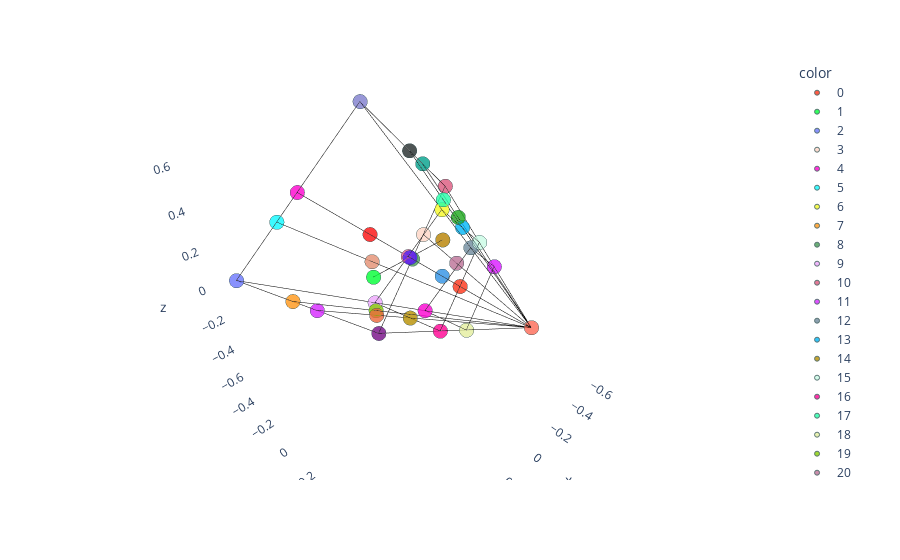

Notebook source saved alongside this figure:
### Code cell
import plotly.express as px
from sklearn.decomposition import PCA
import plotly.graph_objects as go

def visualize_ground_truth_simplex_3d(beliefs, belief_labels, pca):
    beliefs_pca = pca.transform(beliefs)
    
    # Enhanced color and marker options
    colors = px.colors.qualitative.Light24 + px.colors.qualitative.Dark24 + px.colors.qualitative.Plotly
    fig = px.scatter_3d(
        x=beliefs_pca[:, 0], 
        y=beliefs_pca[:, 1], 
        z=beliefs_pca[:, 2],
        color=[str(i) for i in belief_labels],
        color_discrete_sequence=colors,
        opacity=0.8  # Adjust opacity
    )

    points_to_connect = [[2,31], [31, 10], [10, 21], [21, 2], [2, 22], [31, 22], [10, 22], [21, 22],
                         [35, 18], [18, 28], [28, 12], [12, 35],
                         [9, 16], [16, 15], [15, 6], [6,9],
                         [11, 22], [4,22], [29, 22], [8, 22],
                         [1, 30],
                         [7,22], [3, 22], [34, 22], [5, 22]]


    def make_plots_connecting_points(p1, p2):
        fig.add_trace(
            go.Scatter3d(
                x=[beliefs_pca[p1, 0], beliefs_pca[p2, 0]],
                y=[beliefs_pca[p1, 1], beliefs_pca[p2, 1]],
                z=[beliefs_pca[p1, 2], beliefs_pca[p2, 2]],
                mode='lines',
                line=dict(color='black', width=1)
            )
        )
    
    # Adding a line between point 2 and point 31
    for p1, p2 in points_to_connect:
        make_plots_connecting_points(p1, p2)
    
    # Adjusting marker properties and adding projections
    fig.update_traces(
        marker=dict(size=5, line=dict(width=1, color='DarkSlateGrey')),
        projection=dict(y=dict(show=False, opacity=0.5, scale=0.5),
                        x=dict(show=False, opacity=0.5, scale=0.5),
                        z=dict(show=False, opacity=0.5, scale=0.5))
    )
    fig.update_layout(scene=dict(
        xaxis=dict(backgroundcolor='rgb(255, 255, 255)'),
        yaxis=dict(backgroundcolor='rgb(255, 255, 255)'),
        zaxis=dict(backgroundcolor='rgb(255, 255, 255)'),
        camera=dict(
            eye=dict(x=1, y=1, z=1)
        )
    ))
    fig.show()

# Example usage
vis_pca = run_visualization_pca(list(msp_belief_index.keys()))
visualize_ground_truth_simplex_3d(list(msp_belief_index.keys()),
                                  list(msp_belief_index.values()),
                                  vis_pca)

### Figure 1 — Plotly figure (JSON) as saved in the notebook; plotly's stock layout.template omitted (floating-point values rounded to 4 significant figures)
{"data": [{"hovertemplate": "color=0<br>x=%{x}<br>y=%{y}<br>z=%{z}<extra></extra>", "legendgroup": "0", "marker": {"color": "#FD3216", "line": {"color": "DarkSlateGrey", "width": 1}, "opacity": 0.8, "size": 5, "symbol": "circle"}, "mode": "markers", "name": "0", "projection": {"x": {"opacity": 0.5, "scale": 0.5, "show": false}, "y": {"opacity": 0.5, "scale": 0.5, "show": false}, "z": {"opacity": 0.5, "scale": 0.5, "show": false}}, "scene": "scene", "showlegend": true, "type": "scatter3d", "x": [-0.1768], "y": [0.2009], "z": [-0.1768]}, {"hovertemplate": "color=1<br>x=%{x}<br>y=%{y}<br>z=%{z}<extra></extra>", "legendgroup": "1", "marker": {"color": "#00FE35", "line": {"color": "DarkSlateGrey", "width": 1}, "opacity": 0.8, "size": 5, "symbol": "circle"}, "mode": "markers", "name": "1", "projection": {"x": {"opacity": 0.5, "scale": 0.5, "show": false}, "y": {"opacity": 0.5, "scale": 0.5, "show": false}, "z": {"opacity": 0.5, "scale": 0.5, "show": false}}, "scene": "scene", "showlegend": true, "type": "scatter3d", "x": [0.2357], "y": [0.01605], "z": [-5.951e-17]}, {"hovertemplate": "color=2<br>x=%{x}<br>y=%{y}<br>z=%{z}<extra></extra>", "legendgroup": "2", "marker": {"color": "#6A76FC", "line": {"color": "DarkSlateGrey", "width": 1}, "opacity": 0.8, "size": 5, "symbol": "circle"}, "mode": "markers", "name": "2", "projection": {"x": {"opacity": 0.5, "scale": 0.5, "show": false}, "y": {"opacity": 0.5, "scale": 0.5, "show": false}, "z": {"opacity": 0.5, "scale": 0.5, "show": false}}, "scene": "scene", "showlegend": true, "type": "scatter3d", "x": [0.7071], "y": [-0.4166], "z": [-6.228e-16]}, {"hovertemplate": "color=3<br>x=%{x}<br>y=%{y}<br>z=%{z}<extra></extra>", "legendgroup": "3", "marker": {"color": "#FED4C4", "line": {"color": "DarkSlateGrey", "width": 1}, "opacity": 0.8, "size": 5, "symbol": "circle"}, "mode": "markers", "name": "3", "projection": {"x": {"opacity": 0.5, "scale": 0.5, "show": false}, "y": {"opacity": 0.5, "scale": 0.5, "show": false}, "z": {"opacity": 0.5, "scale": 0.5, "show": false}}, "scene": "scene", "showlegend": true, "type": "scatter3d", "x": [-0.4714], "y": [-0.3746], "z": [-0.2357]}, {"hovertemplate": "color=4<br>x=%{x}<br>y=%{y}<br>z=%{z}<extra></extra>", "legendgroup": "4", "marker": {"color": "#FE00CE", "line": {"color": "DarkSlateGrey", "width": 1}, "opacity": 0.8, "size": 5, "symbol": "circle"}, "mode": "markers", "name": "4", "projection": {"x": {"opacity": 0.5, "scale": 0.5, "show": false}, "y": {"opacity": 0.5, "scale": 0.5, "show": false}, "z": {"opacity": 0.5, "scale": 0.5, "show": false}}, "scene": "scene", "showlegend": true, "type": "scatter3d", "x": [0.3536], "y": [-0.3537], "z": [0.3536]}, {"hovertemplate": "color=5<br>x=%{x}<br>y=%{y}<br>z=%{z}<extra></extra>", "legendgroup": "5", "marker": {"color": "#0DF9FF", "line": {"color": "DarkSlateGrey", "width": 1}, "opacity": 0.8, "size": 5, "symbol": "circle"}, "mode": "markers", "name": "5", "projection": {"x": {"opacity": 0.5, "scale": 0.5, "show": false}, "y": {"opacity": 0.5, "scale": 0.5, "show": false}, "z": {"opacity": 0.5, "scale": 0.5, "show": false}}, "scene": "scene", "showlegend": true, "type": "scatter3d", "x": [0.4714], "y": [-0.3746], "z": [0.2357]}, {"hovertemplate": "color=6<br>x=%{x}<br>y=%{y}<br>z=%{z}<extra></extra>", "legendgroup": "6", "marker": {"color": "#F6F926", "line": {"color": "DarkSlateGrey", "width": 1}, "opacity": 0.8, "size": 5, "symbol": "circle"}, "mode": "markers", "name": "6", "projection": {"x": {"opacity": 0.5, "scale": 0.5, "show": false}, "y": {"opacity": 0.5, "scale": 0.5, "show": false}, "z": {"opacity": 0.5, "scale": 0.5, "show": false}}, "scene": "scene", "showlegend": true, "type": "scatter3d", "x": [-2.219e-16], "y": [0.2324], "z": [0.3536]}, {"hovertemplate": "color=7<br>x=%{x}<br>y=%{y}<br>z=%{z}<extra></extra>", "legendgroup": "7", "marker": {"color": "#FF9616", "line": {"color": "DarkSlateGrey", "width": 1}, "opacity": 0.8, "size": 5, "symbol": "circle"}, "mode": "markers", "name": "7", "projection": {"x": {"opacity": 0.5, "scale": 0.5, "show": false}, "y": {"opacity": 0.5, "scale": 0.5, "show": false}, "z": {"opacity": 0.5, "scale": 0.5, "show": false}}, "scene": "scene", "showlegend": true, "type": "scatter3d", "x": [0.4714], "y": [-0.3746], "z": [-0.2357]}, {"hovertemplate": "color=8<br>x=%{x}<br>y=%{y}<br>z=%{z}<extra></extra>", "legendgroup": "8", "marker": {"color": "#479B55", "line": {"color": "DarkSlateGrey", "width": 1}, "opacity": 0.8, "size": 5, "symbol": "circle"}, "mode": "markers", "name": "8", "projection": {"x": {"opacity": 0.5, "scale": 0.5, "show": false}, "y": {"opacity": 0.5, "scale": 0.5, "show": false}, "z": {"opacity": 0.5, "scale": 0.5, "show": false}}, "scene": "scene", "showlegend": true, "type": "scatter3d", "x": [-0.3536], "y": [-0.3537], "z": [-0.3536]}, {"hovertemplate": "color=9<br>x=%{x}<br>y=%{y}<br>z=%{z}<extra></extra>", "legendgroup": "9", "marker": {"color": "#EEA6FB", "line": {"color": "DarkSlateGrey", "width": 1}, "opacity": 0.8, "size": 5, "symbol": "circle"}, "mode": "markers", "name": "9", "projection": {"x": {"opacity": 0.5, "scale": 0.5, "show": false}, "y": {"opacity": 0.5, "scale": 0.5, "show": false}, "z": {"opacity": 0.5, "scale": 0.5, "show": false}}, "scene": "scene", "showlegend": true, "type": "scatter3d", "x": [0.3536], "y": [0.1694], "z": [-3.036e-16]}, {"hovertemplate": "color=10<br>x=%{x}<br>y=%{y}<br>z=%{z}<extra></extra>", "legendgroup": "10", "marker": {"color": "#DC587D", "line": {"color": "DarkSlateGrey", "width": 1}, "opacity": 0.8, "size": 5, "symbol": "circle"}, "mode": "markers", "name": "10", "projection": {"x": {"opacity": 0.5, "scale": 0.5, "show": false}, "y": {"opacity": 0.5, "scale": 0.5, "show": false}, "z": {"opacity": 0.5, "scale": 0.5, "show": false}}, "scene": "scene", "showlegend": true, "type": "scatter3d", "x": [-0.7071], "y": [-0.4166], "z": [-1.232e-16]}, {"hovertemplate": "color=11<br>x=%{x}<br>y=%{y}<br>z=%{z}<extra></extra>", "legendgroup": "11", "marker": {"color": "#D626FF", "line": {"color": "DarkSlateGrey", "width": 1}, "opacity": 0.8, "size": 5, "symbol": "circle"}, "mode": "markers", "name": "11", "projection": {"x": {"opacity": 0.5, "scale": 0.5, "show": false}, "y": {"opacity": 0.5, "scale": 0.5, "show": false}, "z": {"opacity": 0.5, "scale": 0.5, "show": false}}, "scene": "scene", "showlegend": true, "type": "scatter3d", "x": [0.3536], "y": [-0.3537], "z": [-0.3536]}, {"hovertemplate": "color=12<br>x=%{x}<br>y=%{y}<br>z=%{z}<extra></extra>", "legendgroup": "12", "marker": {"color": "#6E899C", "line": {"color": "DarkSlateGrey", "width": 1}, "opacity": 0.8, "size": 5, "symbol": "circle"}, "mode": "markers", "name": "12", "projection": {"x": {"opacity": 0.5, "scale": 0.5, "show": false}, "y": {"opacity": 0.5, "scale": 0.5, "show": false}, "z": {"opacity": 0.5, "scale": 0.5, "show": false}}, "scene": "scene", "showlegend": true, "type": "scatter3d", "x": [-1.67e-16], "y": [0.4068], "z": [0.2357]}, {"hovertemplate": "color=13<br>x=%{x}<br>y=%{y}<br>z=%{z}<extra></extra>", "legendgroup": "13", "marker": {"color": "#00B5F7", "line": {"color": "DarkSlateGrey", "width": 1}, "opacity": 0.8, "size": 5, "symbol": "circle"}, "mode": "markers", "name": "13", "projection": {"x": {"opacity": 0.5, "scale": 0.5, "show": false}, "y": {"opacity": 0.5, "scale": 0.5, "show": false}, "z": {"opacity": 0.5, "scale": 0.5, "show": false}}, "scene": "scene", "showlegend": true, "type": "scatter3d", "x": [-0.1768], "y": [0.2009], "z": [0.1768]}, {"hovertemplate": "color=14<br>x=%{x}<br>y=%{y}<br>z=%{z}<extra></extra>", "legendgroup": "14", "marker": {"color": "#B68E00", "line": {"color": "DarkSlateGrey", "width": 1}, "opacity": 0.8, "size": 5, "symbol": "circle"}, "mode": "markers", "name": "14", "projection": {"x": {"opacity": 0.5, "scale": 0.5, "show": false}, "y": {"opacity": 0.5, "scale": 0.5, "show": false}, "z": {"opacity": 0.5, "scale": 0.5, "show": false}}, "scene": "scene", "showlegend": true, "type": "scatter3d", "x": [0.1768], "y": [0.2009], "z": [-0.1768]}, {"hovertemplate": "color=15<br>x=%{x}<br>y=%{y}<br>z=%{z}<extra></extra>", "legendgroup": "15", "marker": {"color": "#C9FBE5", "line": {"color": "DarkSlateGrey", "width": 1}, "opacity": 0.8, "size": 5, "symbol": "circle"}, "mode": "markers", "name": "15", "projection": {"x": {"opacity": 0.5, "scale": 0.5, "show": false}, "y": {"opacity": 0.5, "scale": 0.5, "show": false}, "z": {"opacity": 0.5, "scale": 0.5, "show": false}}, "scene": "scene", "showlegend": true, "type": "scatter3d", "x": [-0.3536], "y": [0.1694], "z": [-5.379e-17]}, {"hovertemplate": "color=16<br>x=%{x}<br>y=%{y}<br>z=%{z}<extra></extra>", "legendgroup": "16", "marker": {"color": "#FF0092", "line": {"color": "DarkSlateGrey", "width": 1}, "opacity": 0.8, "size": 5, "symbol": "circle"}, "mode": "markers", "name": "16", "projection": {"x": {"opacity": 0.5, "scale": 0.5, "show": false}, "y": {"opacity": 0.5, "scale": 0.5, "show": false}, "z": {"opacity": 0.5, "scale": 0.5, "show": false}}, "scene": "scene", "showlegend": true, "type": "scatter3d", "x": [-5.479e-16], "y": [0.2324], "z": [-0.3536]}, {"hovertemplate": "color=17<br>x=%{x}<br>y=%{y}<br>z=%{z}<extra></extra>", "legendgroup": "17", "marker": {"color": "#22FFA7", "line": {"color": "DarkSlateGrey", "width": 1}, "opacity": 0.8, "size": 5, "symbol": "circle"}, "mode": "markers", "name": "17", "projection": {"x": {"opacity": 0.5, "scale": 0.5, "show": false}, "y": {"opacity": 0.5, "scale": 0.5, "show": false}, "z": {"opacity": 0.5, "scale": 0.5, "show": false}}, "scene": "scene", "showlegend": true, "type": "scatter3d", "x": [-0.2357], "y": [0.01605], "z": [0.2357]}, {"hovertemplate": "color=18<br>x=%{x}<br>y=%{y}<br>z=%{z}<extra></extra>", "legendgroup": "18", "marker": {"color": "#E3EE9E", "line": {"color": "DarkSlateGrey", "width": 1}, "opacity": 0.8, "size": 5, "symbol": "circle"}, "mode": "markers", "name": "18", "projection": {"x": {"opacity": 0.5, "scale": 0.5, "show": false}, "y": {"opacity": 0.5, "scale": 0.5, "show": false}, "z": {"opacity": 0.5, "scale": 0.5, "show": false}}, "scene": "scene", "showlegend": true, "type": "scatter3d", "x": [-3.843e-16], "y": [0.4068], "z": [-0.2357]}, {"hovertemplate": "color=19<br>x=%{x}<br>y=%{y}<br>z=%{z}<extra></extra>", "legendgroup": "19", "marker": {"color": "#86CE00", "line": {"color": "DarkSlateGrey", "width": 1}, "opacity": 0.8, "size": 5, "symbol": "circle"}, "mode": "markers", "name": "19", "projection": {"x": {"opacity": 0.5, "scale": 0.5, "show": false}, "y": {"opacity": 0.5, "scale": 0.5, "show": false}, "z": {"opacity": 0.5, "scale": 0.5, "show": false}}, "scene": "scene", "showlegend": true, "type": "scatter3d", "x": [0.2828], "y": [0.0774], "z": [-0.1414]}, {"hovertemplate": "color=20<br>x=%{x}<br>y=%{y}<br>z=%{z}<extra></extra>", "legendgroup": "20", "marker": {"color": "#BC7196", "line": {"color": "DarkSlateGrey", "width": 1}, "opacity": 0.8, "size": 5, "symbol": "circle"}, "mode": "markers", "name": "20", "projection": {"x": {"opacity": 0.5, "scale": 0.5, "show": false}, "y": {"opacity": 0.5, "scale": 0.5, "show": false}, "z": {"opacity": 0.5, "scale": 0.5, "show": false}}, "scene": "scene", "showlegend": true, "type": "scatter3d", "x": [-0.2828], "y": [0.0774], "z": [-0.1414]}, {"hovertemplate": "color=21<br>x=%{x}<br>y=%{y}<br>z=%{z}<extra></extra>", "legendgroup": "21", "marker": {"color": "#7E7DCD", "line": {"color": "DarkSlateGrey", "width": 1}, "opacity": 0.8, "size": 5, "symbol": "circle"}, "mode": "markers", "name": "21", "projection": {"x": {"opacity": 0.5, "scale": 0.5, "show": false}, "y": {"opacity": 0.5, "scale": 0.5, "show": false}, "z": {"opacity": 0.5, "scale": 0.5, "show": false}}, "scene": "scene", "showlegend": true, "type": "scatter3d", "x": [-3.867e-16], "y": [-0.2907], "z": [0.7071]}, {"hovertemplate": "color=22<br>x=%{x}<br>y=%{y}<br>z=%{z}<extra></extra>", "legendgroup": "22", "marker": {"color": "#FC6955", "line": {"color": "DarkSlateGrey", "width": 1}, "opacity": 0.8, "size": 5, "symbol": "circle"}, "mode": "markers", "name": "22", "projection": {"x": {"opacity": 0.5, "scale": 0.5, "show": false}, "y": {"opacity": 0.5, "scale": 0.5, "show": false}, "z": {"opacity": 0.5, "scale": 0.5, "show": false}}, "scene": "scene", "showlegend": true, "type": "scatter3d", "x": [-5.711e-17], "y": [0.7555], "z": [2.948e-17]}, {"hovertemplate": "color=23<br>x=%{x}<br>y=%{y}<br>z=%{z}<extra></extra>", "legendgroup": "23", "marker": {"color": "#E48F72", "line": {"color": "DarkSlateGrey", "width": 1}, "opacity": 0.8, "size": 5, "symbol": "circle"}, "mode": "markers", "name": "23", "projection": {"x": {"opacity": 0.5, "scale": 0.5, "show": false}, "y": {"opacity": 0.5, "scale": 0.5, "show": false}, "z": {"opacity": 0.5, "scale": 0.5, "show": false}}, "scene": "scene", "showlegend": true, "type": "scatter3d", "x": [0.2828], "y": [0.0774], "z": [0.1414]}, {"hovertemplate": "color=24<br>x=%{x}<br>y=%{y}<br>z=%{z}<extra></extra>", "legendgroup": "24", "marker": {"color": "#2E91E5", "line": {"color": "DarkSlateGrey", "width": 1}, "opacity": 0.8, "size": 5, "symbol": "circle"}, "mode": "markers", "name": "24", "projection": {"x": {"opacity": 0.5, "scale": 0.5, "show": false}, "y": {"opacity": 0.5, "scale": 0.5, "show": false}, "z": {"opacity": 0.5, "scale": 0.5, "show": false}}, "scene": "scene", "showlegend": true, "type": "scatter3d", "x": [-0.2357], "y": [0.01605], "z": [-0.2357]}, {"hovertemplate": "color=25<br>x=%{x}<br>y=%{y}<br>z=%{z}<extra></extra>", "legendgroup": "25", "marker": {"color": "#E15F99", "line": {"color": "DarkSlateGrey", "width": 1}, "opacity": 0.8, "size": 5, "symbol": "circle"}, "mode": "markers", "name": "25", "projection": {"x": {"opacity": 0.5, "scale": 0.5, "show": false}, "y": {"opacity": 0.5, "scale": 0.5, "show": false}, "z": {"opacity": 0.5, "scale": 0.5, "show": false}}, "scene": "scene", "showlegend": true, "type": "scatter3d", "x": [0.1768], "y": [0.2009], "z": [0.1768]}, {"hovertemplate": "color=26<br>x=%{x}<br>y=%{y}<br>z=%{z}<extra></extra>", "legendgroup": "26", "marker": {"color": "#1CA71C", "line": {"color": "DarkSlateGrey", "width": 1}, "opacity": 0.8, "size": 5, "symbol": "circle"}, "mode": "markers", "name": "26", "projection": {"x": {"opacity": 0.5, "scale": 0.5, "show": false}, "y": {"opacity": 0.5, "scale": 0.5, "show": false}, "z": {"opacity": 0.5, "scale": 0.5, "show": false}}, "scene": "scene", "showlegend": true, "type": "scatter3d", "x": [-0.2828], "y": [0.0774], "z": [0.1414]}, {"hovertemplate": "color=27<br>x=%{x}<br>y=%{y}<br>z=%{z}<extra></extra>", "legendgroup": "27", "marker": {"color": "#FB0D0D", "line": {"color": "DarkSlateGrey", "width": 1}, "opacity": 0.8, "size": 5, "symbol": "circle"}, "mode": "markers", "name": "27", "projection": {"x": {"opacity": 0.5, "scale": 0.5, "show": false}, "y": {"opacity": 0.5, "scale": 0.5, "show": false}, "z": {"opacity": 0.5, "scale": 0.5, "show": false}}, "scene": "scene", "showlegend": true, "type": "scatter3d", "x": [0.2357], "y": [0.01605], "z": [0.2357]}, {"hovertemplate": "color=28<br>x=%{x}<br>y=%{y}<br>z=%{z}<extra></extra>", "legendgroup": "28", "marker": {"color": "#DA16FF", "line": {"color": "DarkSlateGrey", "width": 1}, "opacity": 0.8, "size": 5, "symbol": "circle"}, "mode": "markers", "name": "28", "projection": {"x": {"opacity": 0.5, "scale": 0.5, "show": false}, "y": {"opacity": 0.5, "scale": 0.5, "show": false}, "z": {"opacity": 0.5, "scale": 0.5, "show": false}}, "scene": "scene", "showlegend": true, "type": "scatter3d", "x": [-0.2357], "y": [0.3648], "z": [-2.603e-17]}, {"hovertemplate": "color=29<br>x=%{x}<br>y=%{y}<br>z=%{z}<extra></extra>", "legendgroup": "29", "marker": {"color": "#222A2A", "line": {"color": "DarkSlateGrey", "width": 1}, "opacity": 0.8, "size": 5, "symbol": "circle"}, "mode": "markers", "name": "29", "projection": {"x": {"opacity": 0.5, "scale": 0.5, "show": false}, "y": {"opacity": 0.5, "scale": 0.5, "show": false}, "z": {"opacity": 0.5, "scale": 0.5, "show": false}}, "scene": "scene", "showlegend": true, "type": "scatter3d", "x": [-0.3536], "y": [-0.3537], "z": [0.3536]}, {"hovertemplate": "color=30<br>x=%{x}<br>y=%{y}<br>z=%{z}<extra></extra>", "legendgroup": "30", "marker": {"color": "#B68100", "line": {"color": "DarkSlateGrey", "width": 1}, "opacity": 0.8, "size": 5, "symbol": "circle"}, "mode": "markers", "name": "30", "projection": {"x": {"opacity": 0.5, "scale": 0.5, "show": false}, "y": {"opacity": 0.5, "scale": 0.5, "show": false}, "z": {"opacity": 0.5, "scale": 0.5, "show": false}}, "scene": "scene", "showlegend": true, "type": "scatter3d", "x": [-0.2357], "y": [0.01605], "z": [1.07e-16]}, {"hovertemplate": "color=31<br>x=%{x}<br>y=%{y}<br>z=%{z}<extra></extra>", "legendgroup": "31", "marker": {"color": "#750D86", "line": {"color": "DarkSlateGrey", "width": 1}, "opacity": 0.8, "size": 5, "symbol": "circle"}, "mode": "markers", "name": "31", "projection": {"x": {"opacity": 0.5, "scale": 0.5, "show": false}, "y": {"opacity": 0.5, "scale": 0.5, "show": false}, "z": {"opacity": 0.5, "scale": 0.5, "show": false}}, "scene": "scene", "showlegend": true, "type": "scatter3d", "x": [-1.039e-15], "y": [-0.2907], "z": [-0.7071]}, {"hovertemplate": "color=32<br>x=%{x}<br>y=%{y}<br>z=%{z}<extra></extra>", "legendgroup": "32", "marker": {"color": "#EB663B", "line": {"color": "DarkSlateGrey", "width": 1}, "opacity": 0.8, "size": 5, "symbol": "circle"}, "mode": "markers", "name": "32", "projection": {"x": {"opacity": 0.5, "scale": 0.5, "show": false}, "y": {"opacity": 0.5, "scale": 0.5, "show": false}, "z": {"opacity": 0.5, "scale": 0.5, "show": false}}, "scene": "scene", "showlegend": true, "type": "scatter3d", "x": [0.2357], "y": [0.01605], "z": [-0.2357]}, {"hovertemplate": "color=33<br>x=%{x}<br>y=%{y}<br>z=%{z}<extra></extra>", "legendgroup": "33", "marker": {"color": "#511CFB", "line": {"color": "DarkSlateGrey", "width": 1}, "opacity": 0.8, "size": 5, "symbol": "circle"}, "mode": "markers", "name": "33", "projection": {"x": {"opacity": 0.5, "scale": 0.5, "show": false}, "y": {"opacity": 0.5, "scale": 0.5, "show": false}, "z": {"opacity": 0.5, "scale": 0.5, "show": false}}, "scene": "scene", "showlegend": true, "type": "scatter3d", "x": [-5.943e-17], "y": [0.01605], "z": [2.376e-17]}, {"hovertemplate": "color=34<br>x=%{x}<br>y=%{y}<br>z=%{z}<extra></extra>", "legendgroup": "34", "marker": {"color": "#00A08B", "line": {"color": "DarkSlateGrey", "width": 1}, "opacity": 0.8, "size": 5, "symbol": "circle"}, "mode": "markers", "name": "34", "projection": {"x": {"opacity": 0.5, "scale": 0.5, "show": false}, "y": {"opacity": 0.5, "scale": 0.5, "show": false}, "z": {"opacity": 0.5, "scale": 0.5, "show": false}}, "scene": "scene", "showlegend": true, "type": "scatter3d", "x": [-0.4714], "y": [-0.3746], "z": [0.2357]}, {"hovertemplate": "color=35<br>x=%{x}<br>y=%{y}<br>z=%{z}<extra></extra>", "legendgroup": "35", "marker": {"color": "#FB00D1", "line": {"color": "DarkSlateGrey", "width": 1}, "opacity": 0.8, "size": 5, "symbol": "circle"}, "mode": "markers", "name": "35", "projection": {"x": {"opacity": 0.5, "scale": 0.5, "show": false}, "y": {"opacity": 0.5, "scale": 0.5, "show": false}, "z": {"opacity": 0.5, "scale": 0.5, "show": false}}, "scene": "scene", "showlegend": true, "type": "scatter3d", "x": [0.2357], "y": [0.3648], "z": [-1.926e-16]}, {"line": {"color": "black", "width": 1}, "marker": {"line": {"color": "DarkSlateGrey", "width": 1}, "size": 5}, "mode": "lines", "projection": {"x": {"opacity": 0.5, "scale": 0.5, "show": false}, "y": {"opacity": 0.5, "scale": 0.5, "show": false}, "z": {"opacity": 0.5, "scale": 0.5, "show": false}}, "type": "scatter3d", "x": [0.7071, -1.039e-15], "y": [-0.4166, -0.2907], "z": [-6.228e-16, -0.7071]}, {"line": {"color": "black", "width": 1}, "marker": {"line": {"color": "DarkSlateGrey", "width": 1}, "size": 5}, "mode": "lines", "projection": {"x": {"opacity": 0.5, "scale": 0.5, "show": false}, "y": {"opacity": 0.5, "scale": 0.5, "show": false}, "z": {"opacity": 0.5, "scale": 0.5, "show": false}}, "type": "scatter3d", "x": [-1.039e-15, -0.7071], "y": [-0.2907, -0.4166], "z": [-0.7071, -1.232e-16]}, {"line": {"color": "black", "width": 1}, "marker": {"line": {"color": "DarkSlateGrey", "width": 1}, "size": 5}, "mode": "lines", "projection": {"x": {"opacity": 0.5, "scale": 0.5, "show": false}, "y": {"opacity": 0.5, "scale": 0.5, "show": false}, "z": {"opacity": 0.5, "scale": 0.5, "show": false}}, "type": "scatter3d", "x": [-0.7071, -3.867e-16], "y": [-0.4166, -0.2907], "z": [-1.232e-16, 0.7071]}, {"line": {"color": "black", "width": 1}, "marker": {"line": {"color": "DarkSlateGrey", "width": 1}, "size": 5}, "mode": "lines", "projection": {"x": {"opacity": 0.5, "scale": 0.5, "show": false}, "y": {"opacity": 0.5, "scale": 0.5, "show": false}, "z": {"opacity": 0.5, "scale": 0.5, "show": false}}, "type": "scatter3d", "x": [-3.867e-16, 0.7071], "y": [-0.2907, -0.4166], "z": [0.7071, -6.228e-16]}, {"line": {"color": "black", "width": 1}, "marker": {"line": {"color": "DarkSlateGrey", "width": 1}, "size": 5}, "mode": "lines", "projection": {"x": {"opacity": 0.5, "scale": 0.5, "show": false}, "y": {"opacity": 0.5, "scale": 0.5, "show": false}, "z": {"opacity": 0.5, "scale": 0.5, "show": false}}, "type": "scatter3d", "x": [0.7071, -5.711e-17], "y": [-0.4166, 0.7555], "z": [-6.228e-16, 2.948e-17]}, {"line": {"color": "black", "width": 1}, "marker": {"line": {"color": "DarkSlateGrey", "width": 1}, "size": 5}, "mode": "lines", "projection": {"x": {"opacity": 0.5, "scale": 0.5, "show": false}, "y": {"opacity": 0.5, "scale": 0.5, "show": false}, "z": {"opacity": 0.5, "scale": 0.5, "show": false}}, "type": "scatter3d", "x": [-1.039e-15, -5.711e-17], "y": [-0.2907, 0.7555], "z": [-0.7071, 2.948e-17]}, {"line": {"color": "black", "width": 1}, "marker": {"line": {"color": "DarkSlateGrey", "width": 1}, "size": 5}, "mode": "lines", "projection": {"x": {"opacity": 0.5, "scale": 0.5, "show": false}, "y": {"opacity": 0.5, "scale": 0.5, "show": false}, "z": {"opacity": 0.5, "scale": 0.5, "show": false}}, "type": "scatter3d", "x": [-0.7071, -5.711e-17], "y": [-0.4166, 0.7555], "z": [-1.232e-16, 2.948e-17]}, {"line": {"color": "black", "width": 1}, "marker": {"line": {"color": "DarkSlateGrey", "width": 1}, "size": 5}, "mode": "lines", "projection": {"x": {"opacity": 0.5, "scale": 0.5, "show": false}, "y": {"opacity": 0.5, "scale": 0.5, "show": false}, "z": {"opacity": 0.5, "scale": 0.5, "show": false}}, "type": "scatter3d", "x": [-3.867e-16, -5.711e-17], "y": [-0.2907, 0.7555], "z": [0.7071, 2.948e-17]}, {"line": {"color": "black", "width": 1}, "marker": {"line": {"color": "DarkSlateGrey", "width": 1}, "size": 5}, "mode": "lines", "projection": {"x": {"opacity": 0.5, "scale": 0.5, "show": false}, "y": {"opacity": 0.5, "scale": 0.5, "show": false}, "z": {"opacity": 0.5, "scale": 0.5, "show": false}}, "type": "scatter3d", "x": [0.2357, -3.843e-16], "y": [0.3648, 0.4068], "z": [-1.926e-16, -0.2357]}, {"line": {"color": "black", "width": 1}, "marker": {"line": {"color": "DarkSlateGrey", "width": 1}, "size": 5}, "mode": "lines", "projection": {"x": {"opacity": 0.5, "scale": 0.5, "show": false}, "y": {"opacity": 0.5, "scale": 0.5, "show": false}, "z": {"opacity": 0.5, "scale": 0.5, "show": false}}, "type": "scatter3d", "x": [-3.843e-16, -0.2357], "y": [0.4068, 0.3648], "z": [-0.2357, -2.603e-17]}, {"line": {"color": "black", "width": 1}, "marker": {"line": {"color": "DarkSlateGrey", "width": 1}, "size": 5}, "mode": "lines", "projection": {"x": {"opacity": 0.5, "scale": 0.5, "show": false}, "y": {"opacity": 0.5, "scale": 0.5, "show": false}, "z": {"opacity": 0.5, "scale": 0.5, "show": false}}, "type": "scatter3d", "x": [-0.2357, -1.67e-16], "y": [0.3648, 0.4068], "z": [-2.603e-17, 0.2357]}, {"line": {"color": "black", "width": 1}, "marker": {"line": {"color": "DarkSlateGrey", "width": 1}, "size": 5}, "mode": "lines", "projection": {"x": {"opacity": 0.5, "scale": 0.5, "show": false}, "y": {"opacity": 0.5, "scale": 0.5, "show": false}, "z": {"opacity": 0.5, "scale": 0.5, "show": false}}, "type": "scatter3d", "x": [-1.67e-16, 0.2357], "y": [0.4068, 0.3648], "z": [0.2357, -1.926e-16]}, {"line": {"color": "black", "width": 1}, "marker": {"line": {"color": "DarkSlateGrey", "width": 1}, "size": 5}, "mode": "lines", "projection": {"x": {"opacity": 0.5, "scale": 0.5, "show": false}, "y": {"opacity": 0.5, "scale": 0.5, "show": false}, "z": {"opacity": 0.5, "scale": 0.5, "show": false}}, "type": "scatter3d", "x": [0.3536, -5.479e-16], "y": [0.1694, 0.2324], "z": [-3.036e-16, -0.3536]}, {"line": {"color": "black", "width": 1}, "marker": {"line": {"color": "DarkSlateGrey", "width": 1}, "size": 5}, "mode": "lines", "projection": {"x": {"opacity": 0.5, "scale": 0.5, "show": false}, "y": {"opacity": 0.5, "scale": 0.5, "show": false}, "z": {"opacity": 0.5, "scale": 0.5, "show": false}}, "type": "scatter3d", "x": [-5.479e-16, -0.3536], "y": [0.2324, 0.1694], "z": [-0.3536, -5.379e-17]}, {"line": {"color": "black", "width": 1}, "marker": {"line": {"color": "DarkSlateGrey", "width": 1}, "size": 5}, "mode": "lines", "projection": {"x": {"opacity": 0.5, "scale": 0.5, "show": false}, "y": {"opacity": 0.5, "scale": 0.5, "show": false}, "z": {"opacity": 0.5, "scale": 0.5, "show": false}}, "type": "scatter3d", "x": [-0.3536, -2.219e-16], "y": [0.1694, 0.2324], "z": [-5.379e-17, 0.3536]}, {"line": {"color": "black", "width": 1}, "marker": {"line": {"color": "DarkSlateGrey", "width": 1}, "size": 5}, "mode": "lines", "projection": {"x": {"opacity": 0.5, "scale": 0.5, "show": false}, "y": {"opacity": 0.5, "scale": 0.5, "show": false}, "z": {"opacity": 0.5, "scale": 0.5, "show": false}}, "type": "scatter3d", "x": [-2.219e-16, 0.3536], "y": [0.2324, 0.1694], "z": [0.3536, -3.036e-16]}, {"line": {"color": "black", "width": 1}, "marker": {"line": {"color": "DarkSlateGrey", "width": 1}, "size": 5}, "mode": "lines", "projection": {"x": {"opacity": 0.5, "scale": 0.5, "show": false}, "y": {"opacity": 0.5, "scale": 0.5, "show": false}, "z": {"opacity": 0.5, "scale": 0.5, "show": false}}, "type": "scatter3d", "x": [0.3536, -5.711e-17], "y": [-0.3537, 0.7555], "z": [-0.3536, 2.948e-17]}, {"line": {"color": "black", "width": 1}, "marker": {"line": {"color": "DarkSlateGrey", "width": 1}, "size": 5}, "mode": "lines", "projection": {"x": {"opacity": 0.5, "scale": 0.5, "show": false}, "y": {"opacity": 0.5, "scale": 0.5, "show": false}, "z": {"opacity": 0.5, "scale": 0.5, "show": false}}, "type": "scatter3d", "x": [0.3536, -5.711e-17], "y": [-0.3537, 0.7555], "z": [0.3536, 2.948e-17]}, {"line": {"color": "black", "width": 1}, "marker": {"line": {"color": "DarkSlateGrey", "width": 1}, "size": 5}, "mode": "lines", "projection": {"x": {"opacity": 0.5, "scale": 0.5, "show": false}, "y": {"opacity": 0.5, "scale": 0.5, "show": false}, "z": {"opacity": 0.5, "scale": 0.5, "show": false}}, "type": "scatter3d", "x": [-0.3536, -5.711e-17], "y": [-0.3537, 0.7555], "z": [0.3536, 2.948e-17]}, {"line": {"color": "black", "width": 1}, "marker": {"line": {"color": "DarkSlateGrey", "width": 1}, "size": 5}, "mode": "lines", "projection": {"x": {"opacity": 0.5, "scale": 0.5, "show": false}, "y": {"opacity": 0.5, "scale": 0.5, "show": false}, "z": {"opacity": 0.5, "scale": 0.5, "show": false}}, "type": "scatter3d", "x": [-0.3536, -5.711e-17], "y": [-0.3537, 0.7555], "z": [-0.3536, 2.948e-17]}, {"line": {"color": "black", "width": 1}, "marker": {"line": {"color": "DarkSlateGrey", "width": 1}, "size": 5}, "mode": "lines", "projection": {"x": {"opacity": 0.5, "scale": 0.5, "show": false}, "y": {"opacity": 0.5, "scale": 0.5, "show": false}, "z": {"opacity": 0.5, "scale": 0.5, "show": false}}, "type": "scatter3d", "x": [0.2357, -0.2357], "y": [0.01605, 0.01605], "z": [-5.951e-17, 1.07e-16]}, {"line": {"color": "black", "width": 1}, "marker": {"line": {"color": "DarkSlateGrey", "width": 1}, "size": 5}, "mode": "lines", "projection": {"x": {"opacity": 0.5, "scale": 0.5, "show": false}, "y": {"opacity": 0.5, "scale": 0.5, "show": false}, "z": {"opacity": 0.5, "scale": 0.5, "show": false}}, "type": "scatter3d", "x": [0.4714, -5.711e-17], "y": [-0.3746, 0.7555], "z": [-0.2357, 2.948e-17]}, {"line": {"color": "black", "width": 1}, "marker": {"line": {"color": "DarkSlateGrey", "width": 1}, "size": 5}, "mode": "lines", "projection": {"x": {"opacity": 0.5, "scale": 0.5, "show": false}, "y": {"opacity": 0.5, "scale": 0.5, "show": false}, "z": {"opacity": 0.5, "scale": 0.5, "show": false}}, "type": "scatter3d", "x": [-0.4714, -5.711e-17], "y": [-0.3746, 0.7555], "z": [-0.2357, 2.948e-17]}, {"line": {"color": "black", "width": 1}, "marker": {"line": {"color": "DarkSlateGrey", "width": 1}, "size": 5}, "mode": "lines", "projection": {"x": {"opacity": 0.5, "scale": 0.5, "show": false}, "y": {"opacity": 0.5, "scale": 0.5, "show": false}, "z": {"opacity": 0.5, "scale": 0.5, "show": false}}, "type": "scatter3d", "x": [-0.4714, -5.711e-17], "y": [-0.3746, 0.7555], "z": [0.2357, 2.948e-17]}, {"line": {"color": "black", "width": 1}, "marker": {"line": {"color": "DarkSlateGrey", "width": 1}, "size": 5}, "mode": "lines", "projection": {"x": {"opacity": 0.5, "scale": 0.5, "show": false}, "y": {"opacity": 0.5, "scale": 0.5, "show": false}, "z": {"opacity": 0.5, "scale": 0.5, "show": false}}, "type": "scatter3d", "x": [0.4714, -5.711e-17], "y": [-0.3746, 0.7555], "z": [0.2357, 2.948e-17]}], "layout": {"legend": {"title": {"text": "color"}, "tracegroupgap": 0}, "margin": {"t": 60}, "scene": {"camera": {"eye": {"x": 1, "y": 1, "z": 1}}, "domain": {"x": [0, 1], "y": [0, 1]}, "xaxis": {"backgroundcolor": "rgb(255, 255, 255)", "title": {"text": "x"}}, "yaxis": {"backgroundcolor": "rgb(255, 255, 255)", "title": {"text": "y"}}, "zaxis": {"backgroundcolor": "rgb(255, 255, 255)", "title": {"text": "z"}}}}}
